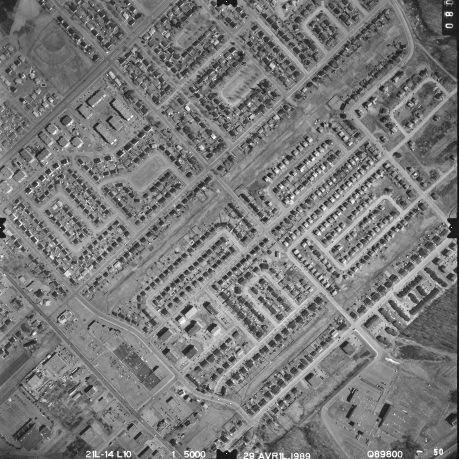
#> input picture matching_and_relative_orientation/LOR50.bmp, 459 x 459 px
$ python matching_and_relative_orientation.py
#> lines starting #> are read from the running program, lines starting #| are printed output that depends on the picture; long printed decimals are rounded
import cv2 as cv
import numpy as np


def read_images(image_path1, image_path2):
    img1 = cv.imread(image_path1, cv.IMREAD_GRAYSCALE)
    img2 = cv.imread(image_path2, cv.IMREAD_GRAYSCALE)
    return img1, img2


def extract_features(img):
    orb = cv.ORB_create()
    keypoints, descriptors = orb.detectAndCompute(img, None)
    return keypoints, descriptors


def match_features(desc1, desc2):
    matcher = cv.BFMatcher(cv.NORM_HAMMING, crossCheck=True)
    matches = matcher.match(desc1, desc2)
    matches = sorted(matches, key=lambda x: x.distance)
    return matches


def filter_matches(matches, keypoints1, keypoints2, threshold=2.5):
    good_matches = []
    for m in matches:
        if m.distance < threshold * matches[0].distance:
            good_matches.append(m)
    points1 = np.float32([keypoints1[m.queryIdx].pt for m in good_matches])
    points2 = np.float32([keypoints2[m.trainIdx].pt for m in good_matches])
    return good_matches, points1, points2


def compute_fundamental_matrix(points1, points2, use_ransac=True, confidence=0.99, ransac_reproj_threshold=3.0):
    if use_ransac:
        method = cv.FM_RANSAC
    else:
        method = cv.FM_8POINT

    F, mask = cv.findFundamentalMat(points1, points2, method, ransac_reproj_threshold, confidence)
    return F, mask


def compute_relative_orientation(E):
    e1, e2, e3 = E[0, 0], E[0, 1], E[0, 2]
    e4, e5, e6 = E[1, 0], E[1, 1], E[1, 2]
    e7, e8, e9 = E[2, 0], E[2, 1], E[2, 2]

    BX_square = e4**2 + e5**2 + e6**2 + e7**2 + e8**2 + e9**2 - e1**2 - e2**2 - e3**2
    BX = np.sqrt(abs(BX_square) / 2)
    BY = -(e1 * e4 + e2 * e5 + e3 * e6) / BX
    BZ = -(e1 * e7 + e2 * e8 + e3 * e9) / BX

    a1 = (e5 * e9 - e6 * e8 + BZ * e4 - BY * e7) / (BX**2 + BY**2 + BZ**2)
    b1 = (e7 + BY * a1) / BX
    c1 = (BZ * a1 - e4) / BX

    a2 = (e6 * e7 - e4 * e9 + BZ * e5 - BY * e8) / (BX**2 + BY**2 + BZ**2)
    b2 = (e8 + BY * a1) / BX
    c2 = (BZ * a1 - e5) / BX

    a3 = (e4 * e8 - e5 * e7 + BZ * e6 - BY * e9) / (BX**2 + BY**2 + BZ**2)
    b3 = (e9 + BY * a1) / BX
    c3 = (BZ * a1 - e6) / BX

    phi = -np.arctan2(a3, c3)
    omega = -np.arcsin(b3 - int(b3))
    kappa = np.arctan2(b1, b2)

    return phi, omega, kappa, BY, BZ


def main():
    img1, img2 = read_images("../LOR50.bmp", "../LOR49.bmp")
#> in read_images, img1 is the input picture: shape (459, 459); min 16, max 255, mean 121.4
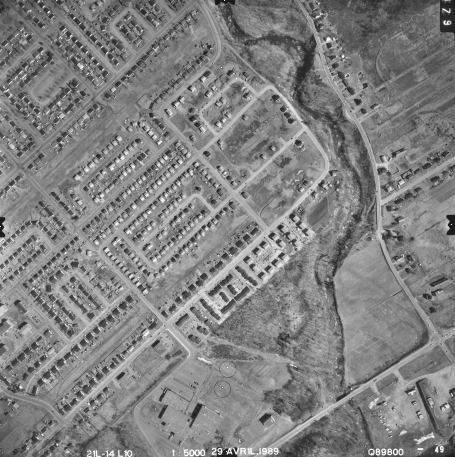
#> input picture matching_and_relative_orientation/LOR49.bmp, 455 x 457 px
#> in read_images, img2 is the input picture: shape (457, 455); min 22, max 255, mean 129.2
    keypoints1, descriptors1 = extract_features(img1)
#> in extract_features, `keypoints, descriptors = orb.detectAndCompute(img, None)`: keypoints = 500 keypoints; strongest (x, y, size): (296, 252, 31), (294, 250, 31), (323, 167, 31), (314, 155, 31)
#> keypoints1 has the same summary as keypoints in extract_features
    keypoints2, descriptors2 = extract_features(img2)
#> in extract_features (call 2), `keypoints, descriptors = orb.detectAndCompute(img, None)`: keypoints = 500 keypoints; strongest (x, y, size): (273, 263, 31), (272, 263, 37.2), (279, 256, 31), (280, 256, 37.2)
#> keypoints2 has the same summary as keypoints in extract_features
    # K = np.array([[1150, 0, 225.0],
    #               [0, 1150, 225.0],
    #               [0, 0, 1]])

    K = np.array([[1, 0,-225.0],
                  [0, -1, 225.0],
                  [0, 0, -1150]])

    matches = match_features(descriptors1, descriptors2)
#> in match_features, `matches = matcher.match(desc1, desc2)`: matches = 203 matches
#> matches = 203 matches
    filtered_matches, points1, points2 = filter_matches(matches, keypoints1, keypoints2)
#> after the loop in filter_matches, `for m in matches:`: good_matches = 29 matches
#> in filter_matches, `points1 = np.float32([keypoints1[m.queryIdx].pt for m in good_matches])`: points1 = 29 pairs, first value 264.4 to 393, second value 65.66 to 378.4
#> in filter_matches, `points2 = np.float32([keypoints2[m.trainIdx].pt for m in good_matches])`: points2 = 29 pairs, first value 74.3 to 282.2, second value 65.66 to 376.7
#> filtered_matches = 29 matches

    F, mask = compute_fundamental_matrix(points1, points2, use_ransac=True)
#> in compute_fundamental_matrix, `F, mask = cv.findFundamentalMat(points1, points2, method, ransac_repro..`: F = [[-4.79e-07, -1.51e-05, 0.00534], [1.52e-05, 1.91e-07, -0.00418], [-0.00517, 0.00115, 1]]; mask = 29 values, max 1 at index 0, min 0 at index 8, mean 0.828
    points1 = points1[mask.ravel() == 1]
#> points1 = 24 rows, first 8: [320.4, 279.6], [375, 316.2], [324, 285], [269.3, 342.7], [374.4, 315.4], [268.8, 342], [387.4, 328.3], [379.2, 309.6]
    points2 = points2[mask.ravel() == 1]
#> points2 = 24 rows, first 8: [132, 278.4], [184.9, 314.5], [135, 283], [80.64, 341.3], [185.8, 313.9], [80.4, 342], [198.7, 326.9], [190.8, 309.6]

    E = K.T @ F @ K
#> E = [[-4.79e-07, 1.51e-05, -6.14], [-1.52e-05, 1.91e-07, -4.8], [5.95, 1.32, 1323327.7]]
    phi, omega, kappa, by, bz = compute_relative_orientation(E)
#> in compute_relative_orientation, `e1, e2, e3 = E[0, 0], E[0, 1], E[0, 2]`: e1 = -4.79e-07; e2 = 1.51e-05; e3 = -6.14
#> in compute_relative_orientation, `e4, e5, e6 = E[1, 0], E[1, 1], E[1, 2]`: e4 = -1.52e-05; e5 = 1.91e-07; e6 = -4.8
#> in compute_relative_orientation, `e7, e8, e9 = E[2, 0], E[2, 1], E[2, 2]`: e7 = 5.95; e8 = 1.32; e9 = 1323327.7
#> in compute_relative_orientation, `BX_square = e4**2 + e5**2 + e6**2 + e7**2 + e8**2 + e9**2 - e1**2 - e2..`: BX_square = 1.75e+12
#> in compute_relative_orientation, `BX = np.sqrt(abs(BX_square) / 2)`: BX = 935734
#> in compute_relative_orientation, `BY = -(e1 * e4 + e2 * e5 + e3 * e6) / BX`: BY = -3.15e-05
#> in compute_relative_orientation, `BZ = -(e1 * e7 + e2 * e8 + e3 * e9) / BX`: BZ = 8.68
#> in compute_relative_orientation, `a1 = (e5 * e9 - e6 * e8 + BZ * e4 - BY * e7) / (BX**2 + BY**2 + BZ**2)`: a1 = 7.5e-12
#> in compute_relative_orientation, `b1 = (e7 + BY * a1) / BX`: b1 = 6.36e-06
#> in compute_relative_orientation, `c1 = (BZ * a1 - e4) / BX`: c1 = 1.63e-11
#> in compute_relative_orientation, `a2 = (e6 * e7 - e4 * e9 + BZ * e5 - BY * e8) / (BX**2 + BY**2 + BZ**2)`: a2 = -9.61e-12
#> in compute_relative_orientation, `b2 = (e8 + BY * a1) / BX`: b2 = 1.41e-06
#> in compute_relative_orientation, `c2 = (BZ * a1 - e5) / BX`: c2 = -2.04e-13
#> in compute_relative_orientation, `a3 = (e4 * e8 - e5 * e7 + BZ * e6 - BY * e9) / (BX**2 + BY**2 + BZ**2)`: a3 = -2.42e-17
#> in compute_relative_orientation, `b3 = (e9 + BY * a1) / BX`: b3 = 1.41
#> in compute_relative_orientation, `c3 = (BZ * a1 - e6) / BX`: c3 = 5.13e-06
#> in compute_relative_orientation, `phi = -np.arctan2(a3, c3)`: phi = 4.71e-12
#> in compute_relative_orientation, `omega = -np.arcsin(b3 - int(b3))`: omega = -0.427
#> in compute_relative_orientation, `kappa = np.arctan2(b1, b2)`: kappa = 1.35
#> phi = 4.71e-12; omega = -0.427; kappa = 1.35; by = -3.15e-05; bz = 8.68

    print("by:", by, "bz:", bz)
#| by: -3.152356697776961e-05 bz: 8.684
    print("phi (俯仰角):", phi, "omega (翻滚角):", omega, "kappa (偏航角):", kappa)
#| phi (俯仰角): 4.71308885529515e-12 omega (翻滚角): -0.4271 kappa (偏航角): 1.353

    img_ori_matches = cv.drawMatches(img1, keypoints1, img2, keypoints2, matches, None, flags=cv.DrawMatchesFlags_NOT_DRAW_SINGLE_POINTS)
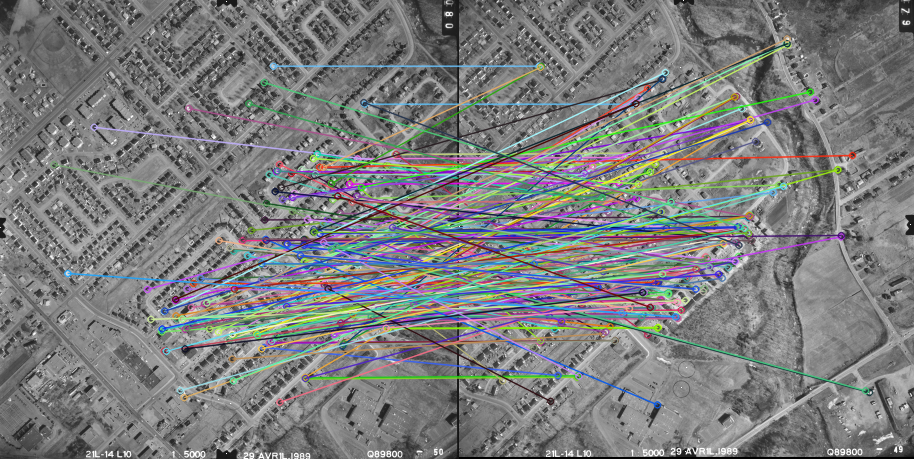
#> img_ori_matches: shape (459, 914, 3); mean of channels 0, 1, 2 125.1, 124.7, 123.7; drawn as B, G, R
    cv.imshow('Original_Matches', img_ori_matches)
    img_matches = cv.drawMatches(img1, keypoints1, img2, keypoints2, filtered_matches, None, flags=cv.DrawMatchesFlags_NOT_DRAW_SINGLE_POINTS)
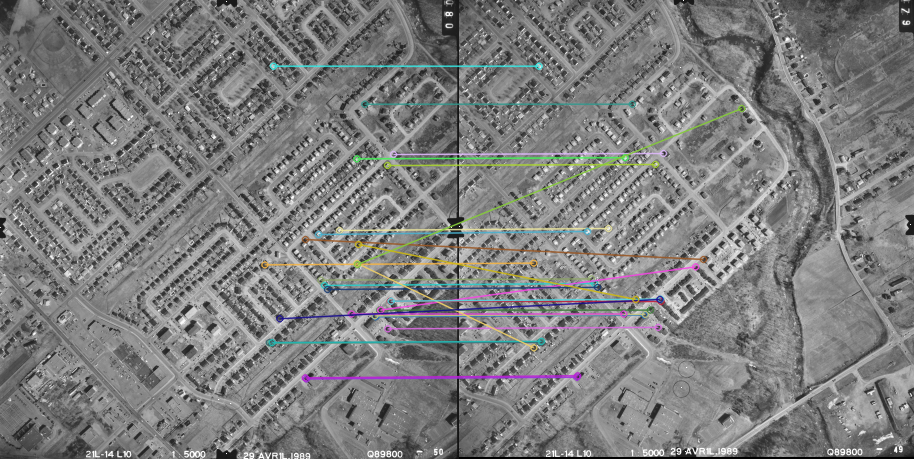
#> img_matches: shape (459, 914, 3); mean of channels 0, 1, 2 125.3, 125.3, 125.1; drawn as B, G, R
    cv.imshow('Matches', img_matches)
    cv.waitKey(0)
    cv.destroyAllWindows()


if __name__ == "__main__":
    main()
